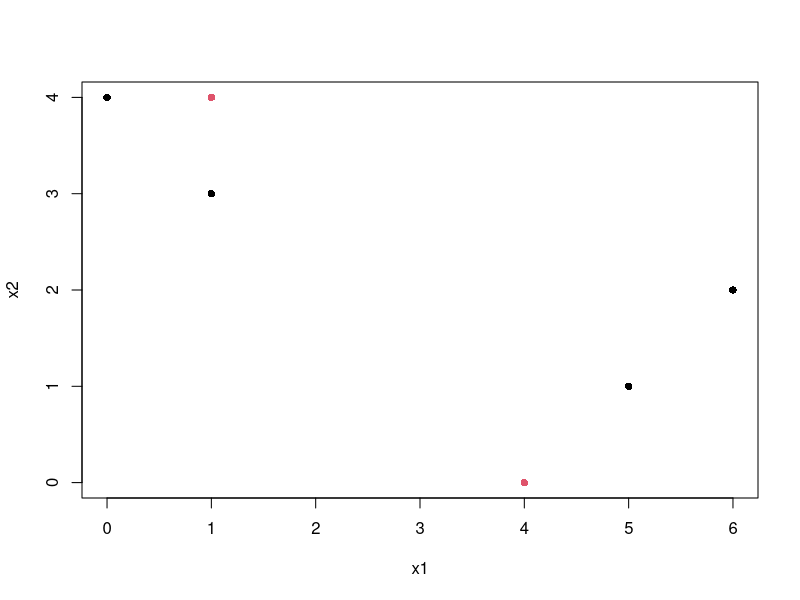

Write the R code that produced this figure. (Note: a time limit stopped this script after it produced the figure.)
## ---- chunk 1
knitr::opts_chunk$set(echo = TRUE)
## ---- chunk 2
set.seed(4)
x1 <- c(1, 1, 0, 5, 6, 4)
x2 <- c(4, 3, 4, 1, 2, 0)
ylabel <- sample(c(1, 2), 6, TRUE)
my.frame <- data.frame(x1, x2, ylabel)
oldylabel  <- rep(0, 6)
plot(x = x1, y = x2, col = ylabel, pch = 16)

while (any(oldylabel != my.frame$ylabel)){
  x1.mean <- apply(subset(my.frame, ylabel == 1), 2, mean)
  x2.mean <- apply(subset(my.frame, ylabel == 2), 2, mean)
  
  x1.distance <- (((my.frame - x1.mean)$x1)^2 + ((my.frame - x1.mean)$x2)^2)^.5
  x2.distance <- (((my.frame - x2.mean)$x1)^2 + ((my.frame - x2.mean)$x2)^2)^.5
  oldylabel <- my.frame$ylabel
  my.frame$ylabel <- ifelse(x1.distance < x2.distance, 1, 2)
}
plot(x = x1, y = x2, col = my.frame$ylabel, pch = 16)
